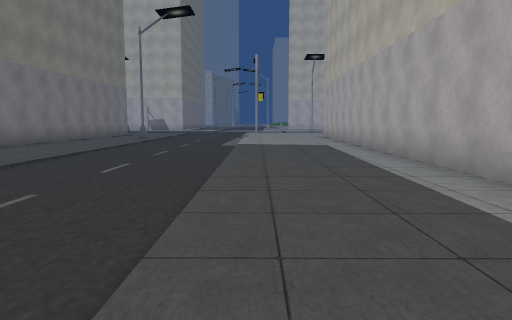
view 1 (above)

22 first-person views from a walk through a Unity game level. The camera is 1.2 m above the floor, tilts 6° down and sees 70° across. The floor is counted in squares, 2 m on a side. Each view is taken from the middle of a square. On the plan, view 1 faces up. The plan holds only what a view shows up to about 10 squares ahead; the rest is blank. The place goes on beyond the plan. The player is left out. Door leaves are left out, so doorways stand open. Some surface patterns are stand-ins.

view 2
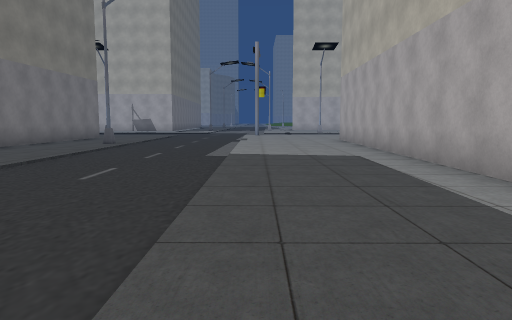

view 3
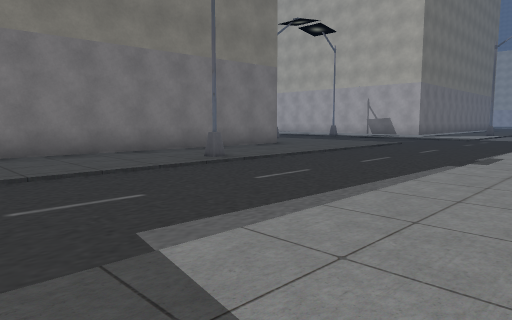

view 4
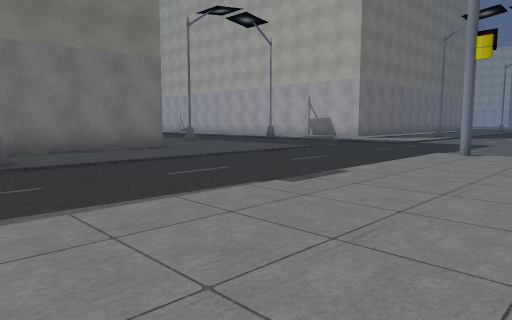

view 5
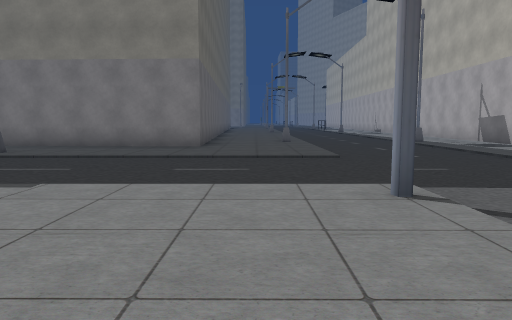

view 6
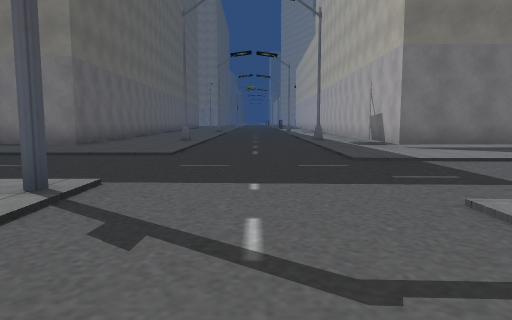

view 7
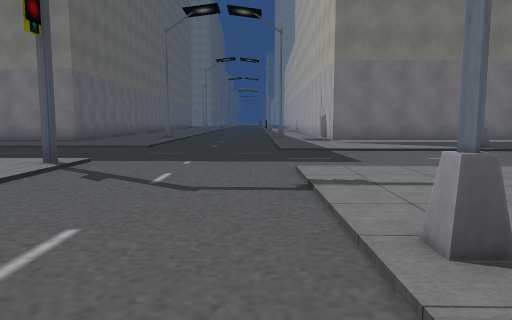

view 8
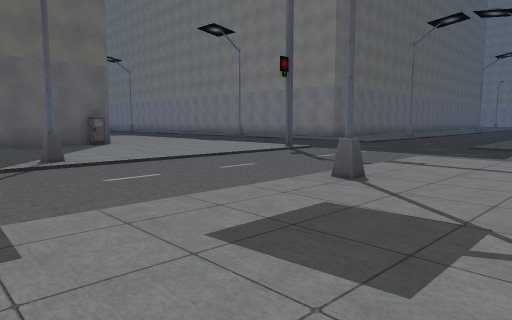

view 9
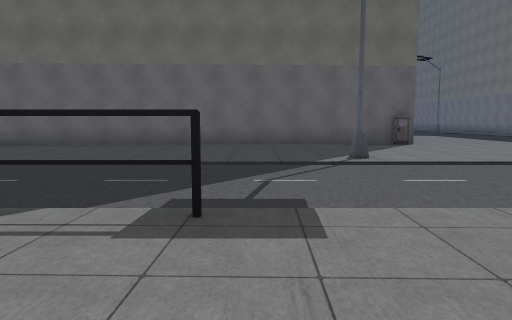

view 10
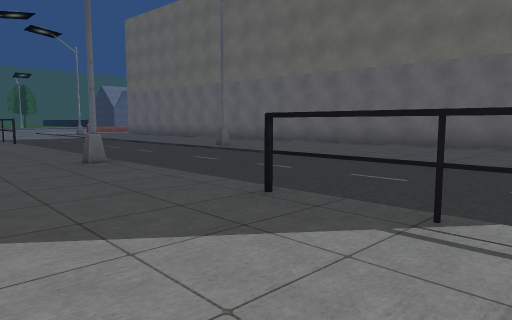

view 11
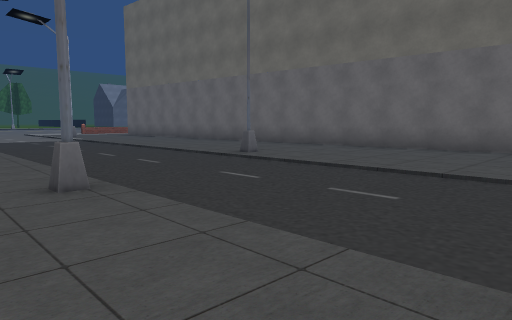

view 12
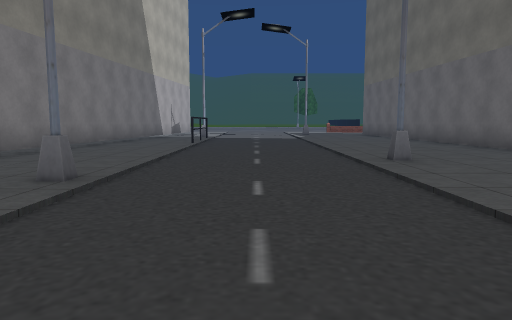

view 13
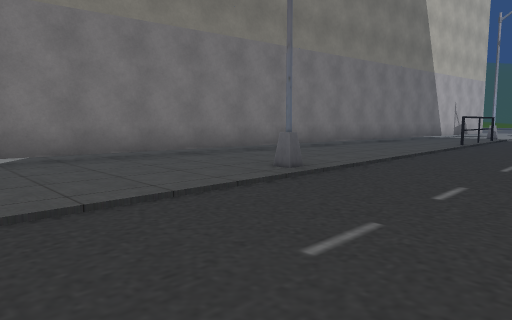

view 14
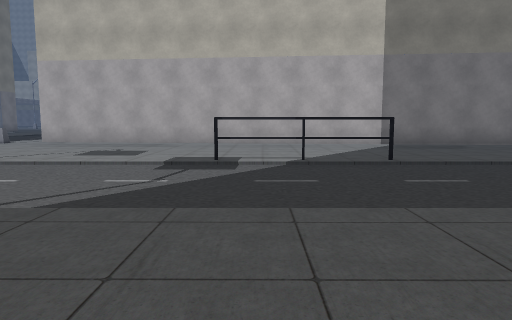

view 15
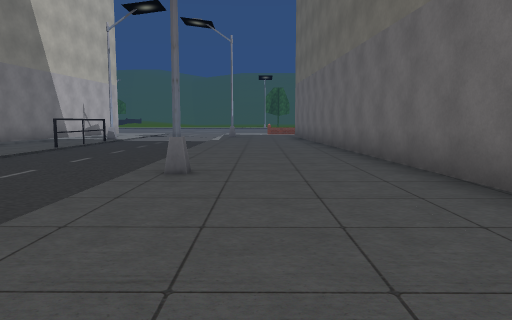

view 16
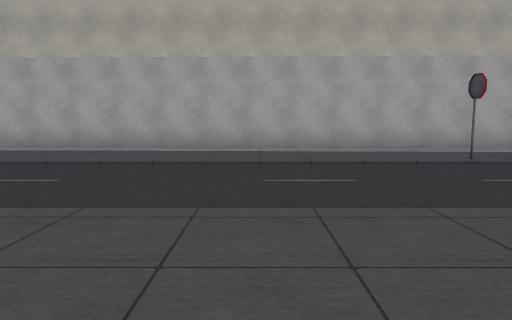

view 17
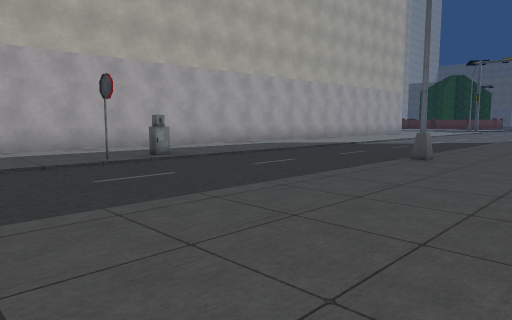

view 18
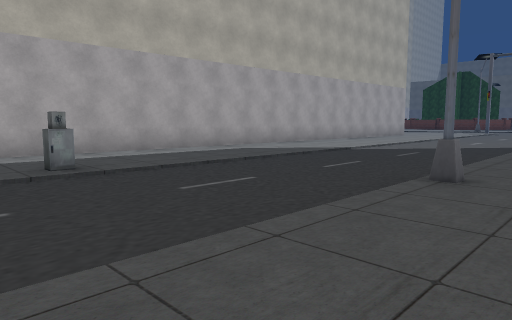

view 19
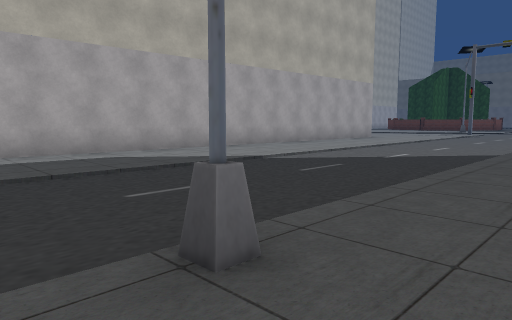

view 20
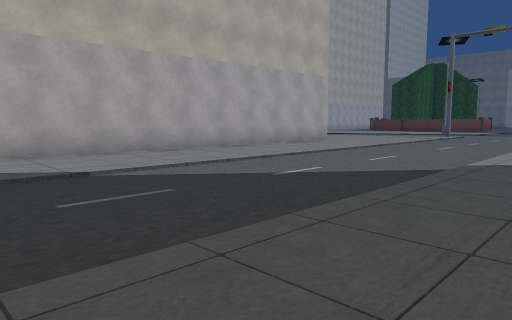

view 21
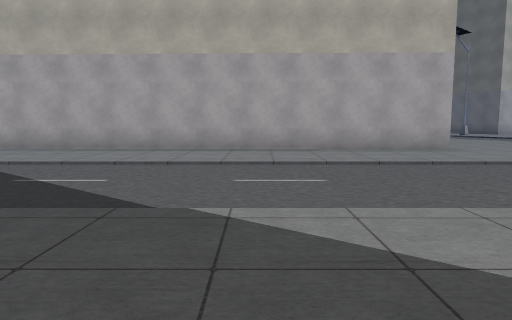

view 22
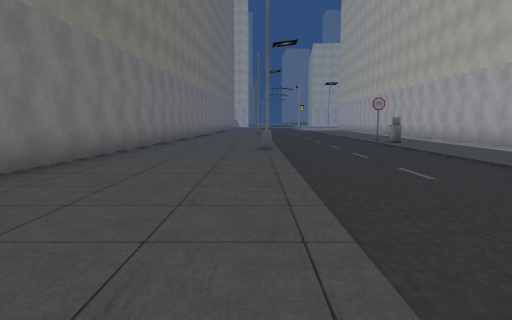

### Floor plan
Key: @ floor where view 1 was taken; # wall or solid block; x gap in a wall; . floor; T thing the floor can be seen under or through.
Columns run from 7 left of view 1 to 21 right of it. Each row starts with its distance up from view 1.
 28   #.
 27   #.#.   .#####
 26   #..... .....###########
 25   #.....................#####
 24 ###..........................
 23 ..........#....TTT..#......##
 22 .............................
 21 .............................
 20 .............................
 19 .......#....#.........#......
 18 .............................
 17 .............................
 16 ##...................########
 15  #........############
 14  #........#
 13  #.#......#
 12  #........#
 11  #........#
 10  #........#
  9  #........#
  8   ........#
  7   ........#
  6    .......#
  5    .......#
  4     ......#
  3      .....#
  2    .......#
  1   ........#
  0  ......@..#
 -1  .........#
 -2  .........#
 -3  .........#
 -4  .........#
 -5 #.........#
 -6 #.........#
 -7 #..#.....##
 -8 #........#
 -9 #........#
-10 #........#
-11 #........#
-12  ........#
-13  ........#
-14   .......#
-15  ........#
-16   .......#
-17    ......#
-18     .....#
-19     .....x

Where each view was taken, in squares from view 1:
view 1: 0 up, 0 right, facing up
view 2: 3 up, 0 right, facing up
view 3: 9 up, 1 right, facing up-left
view 4: 12 up, 2 right, facing up-left
view 5: 18 up, 3 right, facing left
view 6: 21 up, 3 right, facing left
view 7: 22 up, 5 right, facing left
view 8: 25 up, 7 right, facing down-left
view 9: 25 up, 7 right, facing down
view 10: 25 up, 8 right, facing down-right
view 11: 24 up, 10 right, facing down-right
view 12: 21 up, 10 right, facing right
view 13: 20 up, 10 right, facing up-right
view 14: 17 up, 8 right, facing up
view 15: 18 up, 11 right, facing right
view 16: 0 up, 6 left, facing right
view 17: 1 down, 6 left, facing down-right
view 18: 3 down, 5 left, facing down-right
view 19: 6 down, 5 left, facing down-right
view 20: 9 down, 5 left, facing down-right
view 21: 15 down, 6 left, facing right
view 22: 15 down, 4 left, facing up
